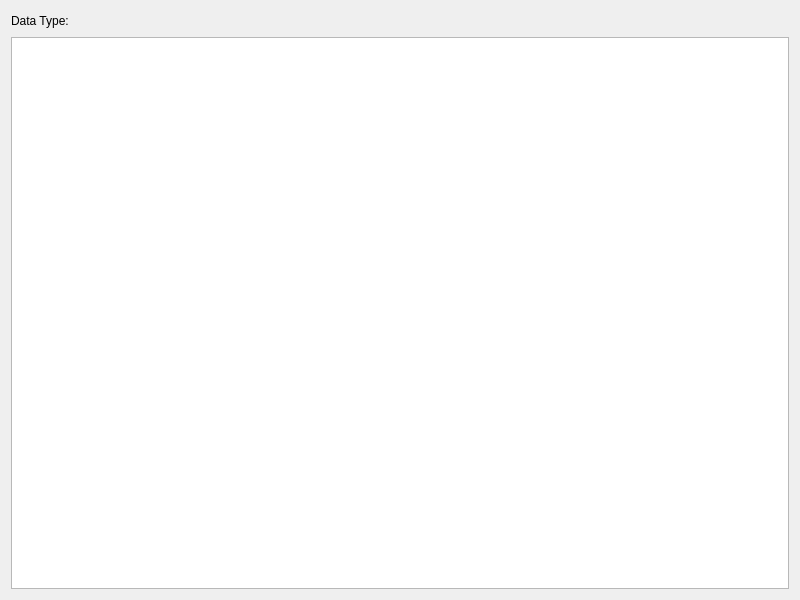
<?xml version="1.0" encoding="UTF-8"?>
<ui version="4.0">
 <class>MultipleViewer</class>
 <widget class="QWidget" name="MultipleViewer">
  <property name="geometry">
   <rect>
    <x>0</x>
    <y>0</y>
    <width>800</width>
    <height>600</height>
   </rect>
  </property>
  <property name="windowTitle">
   <string>MultipleViewer</string>
  </property>
  <layout class="QGridLayout" name="gridLayout">
   <item row="0" column="0">
    <layout class="QHBoxLayout" name="horizontalLayout">
     <item>
      <widget class="QLabel" name="label">
       <property name="text">
        <string>Data Type:</string>
       </property>
      </widget>
     </item>
     <item>
      <widget class="QLabel" name="labelType">
       <property name="text">
        <string/>
       </property>
      </widget>
     </item>
     <item>
      <spacer name="horizontalSpacer">
       <property name="orientation">
        <enum>Qt::Horizontal</enum>
       </property>
       <property name="sizeHint" stdset="0">
        <size>
         <width>40</width>
         <height>20</height>
        </size>
       </property>
      </spacer>
     </item>
    </layout>
   </item>
   <item row="1" column="0">
    <widget class="QListWidget" name="listEntries">
     <property name="verticalScrollMode">
      <enum>QAbstractItemView::ScrollPerPixel</enum>
     </property>
     <property name="horizontalScrollMode">
      <enum>QAbstractItemView::ScrollPerPixel</enum>
     </property>
    </widget>
   </item>
  </layout>
 </widget>
 <resources/>
 <connections/>
</ui>
